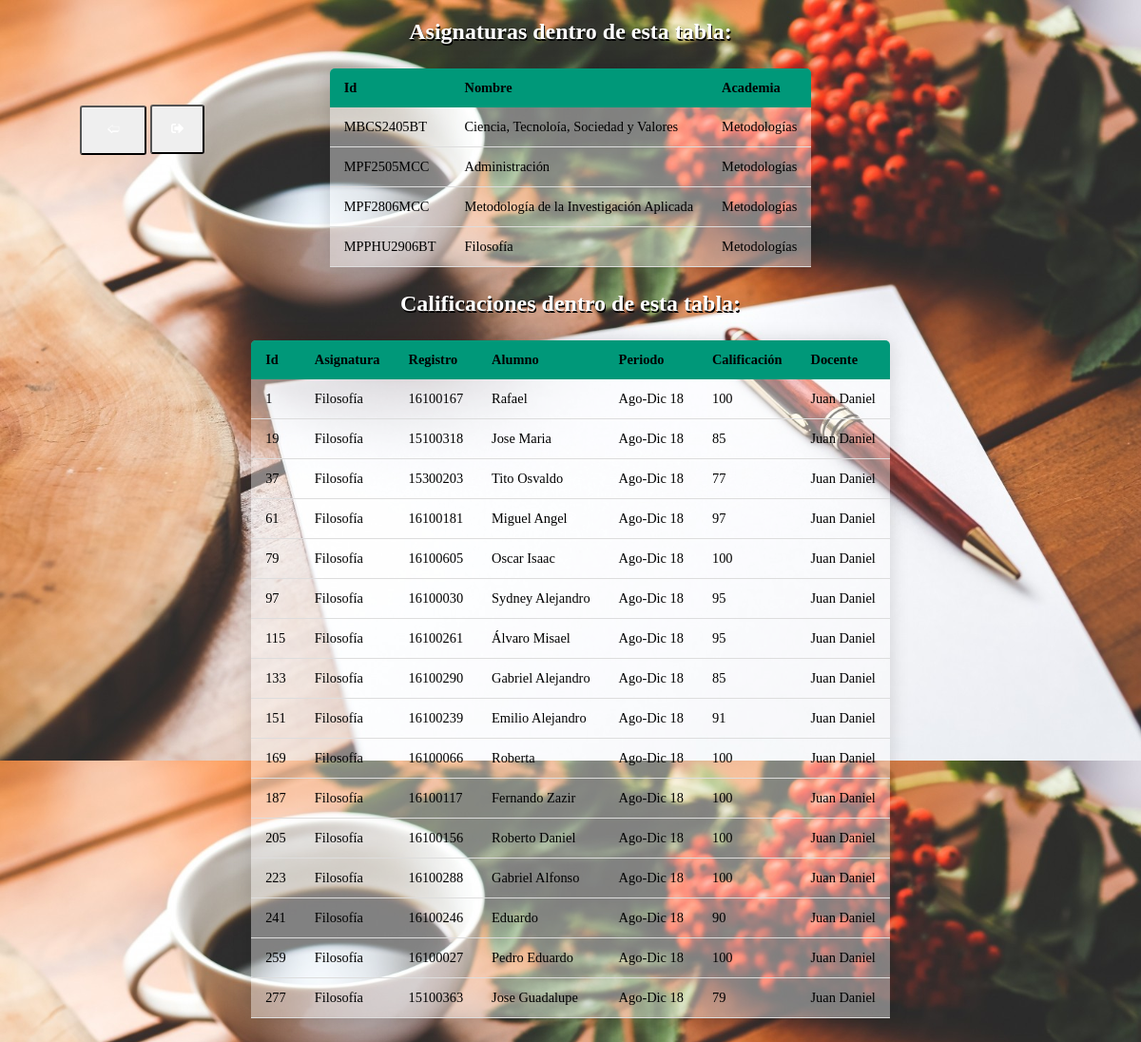
The page /php/mostrarCalificacionDocente.php (signed in) on the database its author committed.
### tables this page shows
CREATE TABLE `asignatura` (
  `Id_Asignatura` varchar(15) NOT NULL,
  `nombre` varchar(45) DEFAULT NULL,
  `id_academia` int(11) DEFAULT NULL
);

CREATE TABLE `academia` (
  `id_academia` int(11) NOT NULL,
  `nombre` varchar(50) DEFAULT NULL,
  `id_carrera` int(11) DEFAULT NULL
);

CREATE TABLE `calificacion` (
  `clave_cursa` int(11) NOT NULL,
  `id_asignatura` varchar(15) DEFAULT NULL,
  `registro` int(11) DEFAULT NULL,
  `periodo` char(11) DEFAULT NULL,
  `calificacion` tinyint(4) DEFAULT NULL,
  `nomina` int(11) DEFAULT NULL
);

CREATE TABLE `alumno` (
  `REGISTRO` int(11) NOT NULL,
  `DOMICILIO` varchar(45) DEFAULT NULL,
  `CELULAR` bigint(20) DEFAULT NULL,
  `SEXO` char(1) DEFAULT NULL,
  `APELLIDO_MATERNO` varchar(20) DEFAULT NULL,
  `APELLIDO_PATERNO` varchar(10) DEFAULT NULL,
  `COLONIA` varchar(30) DEFAULT NULL,
  `NOMBRE` varchar(20) DEFAULT NULL,
  `CLAVE_MUNICIPIO` int(11) DEFAULT NULL,
  `ID_CARRERA` int(11) DEFAULT NULL,
  `id_usuario` int(11) NOT NULL DEFAULT '0'
);

CREATE TABLE `docente` (
  `id_docente` int(11) NOT NULL,
  `id_academia` int(11) DEFAULT NULL,
  `apellido_materno` varchar(20) DEFAULT NULL,
  `apellido_paterno` varchar(10) DEFAULT NULL,
  `nombre` varchar(20) DEFAULT NULL,
  `id_usuario` int(11) DEFAULT NULL
);

### php/mostrarCalificacionDocente.php (the view, shortened to what this page needs)
<?php
$id=$_SESSION['id'];
?>
<!DOCTYPE html PUBLIC "-//W3C//DTD XHTML 1.1//EN"
	"http://www.w3.org/TR/xhtml11/DTD/xhtml11.dtd">
<html xmlns="http://www.w3.org/1999/xhtml" xml:lang="en">
<head>
	<link rel='stylesheet' type='text/css' href='../css/estilos.css' media='all'>
	<link rel="stylesheet" href="https://use.fontawesome.com/releases/v5.7.0/css/all.css">
</head>
<body>
	<div class="btnesControl">
		<button type="button" name="back" onclick="window.location.href='../html/profesor.php';" class="botonBack" value="">&#129184;</button>
		<button type="button" name="logout" onclick="window.location.href='logout.php';" class="botonHome"><i class="fas fa-sign-out-alt"></i></button>
	</div>
<?php
include 'conexion.php';
$sql="select *from docente where id_usuario=".$id.";";
$resultado=mysqli_query($conexion,$sql);
if($filas=mysqli_fetch_assoc($resultado)){
$id=$filas['id_docente'];
$academia=$filas['id_academia'];
}
echo "<h2>Asignaturas dentro de esta tabla:</h2>";
$sql="select asignatura.id_asignatura, asignatura.nombre as nombreAsignatura, academia.nombre as nombreAcademia from asignatura inner join academia on asignatura.id_academia = academia.id_academia where academia.id_academia=".$academia.";";
$resultado=mysqli_query($conexion,$sql);
echo "<table>\n
	<thead>
	<tr>
	<th>Id</th>
	<th>Nombre</th>
	<th>Academia</th>
	</tr>
	</thead>
";
while($filas=mysqli_fetch_assoc($resultado))
{
		echo "<tr>";
		echo "<td>".$filas['id_asignatura']."</td>";
		echo "<td>".$filas['nombreAsignatura']."</td>";
		echo "<td>".$filas['nombreAcademia']."</td>";
		echo "</tr>";
}
echo "</table>";
echo "<h2>Calificaciones dentro de esta tabla:</h2>";
$sql="select calificacion.clave_cursa, asignatura.nombre as nombreAsignatura, alumno.registro,alumno.nombre as nombreAlumno,calificacion.periodo,calificacion.calificacion,docente.nombre as nombreDocente from calificacion inner join asignatura on calificacion.id_asignatura= asignatura.id_asignatura inner join alumno on calificacion.registro = alumno.registro inner join docente on calificacion.nomina=docente.id_docente where nomina=".$id.";";
$resultado=mysqli_query($conexion,$sql);
echo "<table>\n
	<thead>
	<tr>
	<th>Id</th>
	<th>Asignatura</th>
	<th>Registro</th>
	<th>Alumno</th>
	<th>Periodo</th>
	<th>Calificación</th>
	<th>Docente</th>
	</tr>
	</thead>
";
while($filas=mysqli_fetch_assoc($resultado))
{
		echo "<tr>";
		echo "<td>".$filas['clave_cursa']."</td>";
		echo "<td>".$filas['nombreAsignatura']."</td>";
		echo "<td>".$filas['registro']."</td>";
		echo "<td>".$filas['nombreAlumno']."</td>";
		echo "<td>".$filas['periodo']."</td>";
		echo "<td>".$filas['calificacion']."</td>";
		echo "<td>".$filas['nombreDocente']."</td>";
		echo "</tr>";
}
echo "</table>";
?>
</body>
</html>

### css/estilos.css (style rules this page uses)
body { background-image: url(../imagenes/fondo.jpg); background-size: 100vw 100vh; background-attachment: fixed; }
h1,h2 { text-shadow: 1px 2px black; color:white; text-align: center; }
table { border-collapse: collapse; margin: 25px 0; font-size: 0.9em; min-width: 400px; background:rgba(255,255,255,0.4); margin-left: auto; margin-right: auto; border-radius: 5px 5px 0 0; overflow: hidden; box-shadow: 0 0 20px rgba(0,0,0,0.15); word-break: break-all; word-wrap:break-word; }
table thead tr { background-color: #009879; color: black; text-align: left; font-weight: bold; }
table th, table td { padding:12px 15px; }
table tbody tr { border-bottom: 1px solid #dddddd; }
.btnesControl { position:fixed; left:7%; top:10%; }
.botonHome { height: 52px; padding: 10px; padding-left:20px; padding-right:20px; border-radius:3px; color: white; animation-name:bgchange; animation-duration:3s; animation-iteration-count:infinite; }
.botonBack { width: 70px; height: 52px; padding: 10px; padding-left:10px; padding-right:10px; border-radius:3px; color: white; animation-name:bgchange; animation-duration:3s; animation-iteration-count:infinite; }

### rows shown on the page
asignatura: Id_Asignatura "MBCS2405BT", nombre "Ciencia, Tecnoloía, Sociedad y Valores", id_academia.nombre "Metodologías"
asignatura: Id_Asignatura "MPF2505MCC", nombre "Administración", id_academia.nombre "Metodologías"
asignatura: Id_Asignatura "MPF2806MCC", nombre "Metodología de la Investigación Aplicada", id_academia.nombre "Metodologías"
asignatura: Id_Asignatura "MPPHU2906BT", nombre "Filosofía", id_academia.nombre "Metodologías"
calificacion: clave_cursa "1", id_asignatura.nombre "Filosofía", registro.REGISTRO "16100167", registro.NOMBRE "Rafael", periodo "Ago-Dic 18", calificacion "100", nomina.nombre "Juan Daniel"
calificacion: clave_cursa "19", id_asignatura.nombre "Filosofía", registro.REGISTRO "15100318", registro.NOMBRE "Jose Maria", periodo "Ago-Dic 18", calificacion "85", nomina.nombre "Juan Daniel"
calificacion: clave_cursa "37", id_asignatura.nombre "Filosofía", registro.REGISTRO "15300203", registro.NOMBRE "Tito Osvaldo", periodo "Ago-Dic 18", calificacion "77", nomina.nombre "Juan Daniel"
calificacion: clave_cursa "61", id_asignatura.nombre "Filosofía", registro.REGISTRO "16100181", registro.NOMBRE "Miguel Angel", periodo "Ago-Dic 18", calificacion "97", nomina.nombre "Juan Daniel"
calificacion: clave_cursa "79", id_asignatura.nombre "Filosofía", registro.REGISTRO "16100605", registro.NOMBRE "Oscar Isaac", periodo "Ago-Dic 18", calificacion "100", nomina.nombre "Juan Daniel"
calificacion: clave_cursa "97", id_asignatura.nombre "Filosofía", registro.REGISTRO "16100030", registro.NOMBRE "Sydney Alejandro", periodo "Ago-Dic 18", calificacion "95", nomina.nombre "Juan Daniel"
calificacion: clave_cursa "115", id_asignatura.nombre "Filosofía", registro.REGISTRO "16100261", registro.NOMBRE "Álvaro Misael", periodo "Ago-Dic 18", calificacion "95", nomina.nombre "Juan Daniel"
calificacion: clave_cursa "133", id_asignatura.nombre "Filosofía", registro.REGISTRO "16100290", registro.NOMBRE "Gabriel Alejandro", periodo "Ago-Dic 18", calificacion "85", nomina.nombre "Juan Daniel"
calificacion: clave_cursa "151", id_asignatura.nombre "Filosofía", registro.REGISTRO "16100239", registro.NOMBRE "Emilio Alejandro", periodo "Ago-Dic 18", calificacion "91", nomina.nombre "Juan Daniel"
calificacion: clave_cursa "169", id_asignatura.nombre "Filosofía", registro.REGISTRO "16100066", registro.NOMBRE "Roberta", periodo "Ago-Dic 18", calificacion "100", nomina.nombre "Juan Daniel"
calificacion: clave_cursa "187", id_asignatura.nombre "Filosofía", registro.REGISTRO "16100117", registro.NOMBRE "Fernando Zazir", periodo "Ago-Dic 18", calificacion "100", nomina.nombre "Juan Daniel"
calificacion: clave_cursa "205", id_asignatura.nombre "Filosofía", registro.REGISTRO "16100156", registro.NOMBRE "Roberto Daniel", periodo "Ago-Dic 18", calificacion "100", nomina.nombre "Juan Daniel"
calificacion: clave_cursa "223", id_asignatura.nombre "Filosofía", registro.REGISTRO "16100288", registro.NOMBRE "Gabriel Alfonso", periodo "Ago-Dic 18", calificacion "100", nomina.nombre "Juan Daniel"
calificacion: clave_cursa "241", id_asignatura.nombre "Filosofía", registro.REGISTRO "16100246", registro.NOMBRE "Eduardo", periodo "Ago-Dic 18", calificacion "90", nomina.nombre "Juan Daniel"
calificacion: clave_cursa "259", id_asignatura.nombre "Filosofía", registro.REGISTRO "16100027", registro.NOMBRE "Pedro Eduardo", periodo "Ago-Dic 18", calificacion "100", nomina.nombre "Juan Daniel"
calificacion: clave_cursa "277", id_asignatura.nombre "Filosofía", registro.REGISTRO "15100363", registro.NOMBRE "Jose Guadalupe", periodo "Ago-Dic 18", calificacion "79", nomina.nombre "Juan Daniel"
